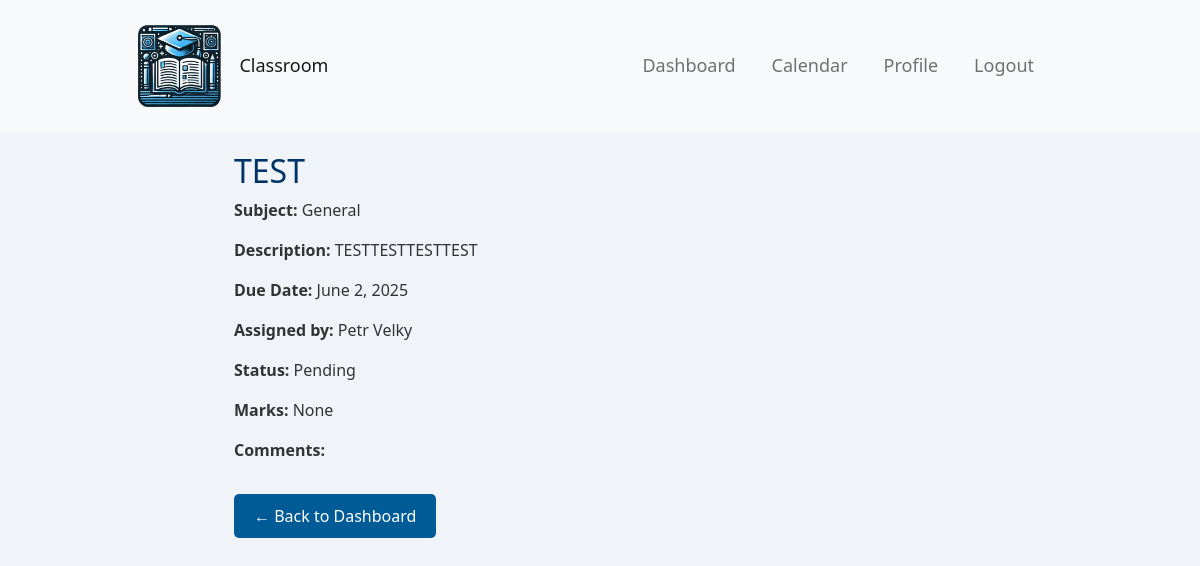
/homework/29/ (signed in), run on the app's committed database.
### polls/models.py (models this page shows, shortened)
class Homework(models.Model):
    subject = models.ForeignKey(Subject, on_delete=models.CASCADE, default=get_default_subject)
    title = models.CharField(max_length=200)
    description = models.TextField()
    assigned_date = models.DateField(default=timezone.now)
    due_date = models.DateField()
    file = models.FileField(upload_to='homework_files/', null=True, blank=True)
    teacher = models.ForeignKey(settings.AUTH_USER_MODEL, on_delete=models.CASCADE, related_name='homeworks')
    students = models.ManyToManyField(settings.AUTH_USER_MODEL, related_name='homework_assigned', blank=True)
    group = models.ForeignKey(Group, on_delete=models.SET_NULL, null=True, blank=True, related_name="homeworks")

class Subject(models.Model):
    name = models.CharField(max_length=100)
    def __str__(self):
        return self.name

class CustomUser(AbstractUser):
    is_student = models.BooleanField(default=False)
    is_teacher = models.BooleanField(default=False)
    age = models.IntegerField(null=True, blank=True)
    profile_picture = models.ImageField(upload_to='profile_pictures/', null=True, blank=True)
    bio = models.TextField(null=True, blank=True)
    group = models.ForeignKey(Group, on_delete=models.SET_NULL, null=True, blank=True, related_name="members")

class Submission(models.Model):
    STATUS_CHOICES = [
        ('pending', 'Pending'),
        ('returned', 'Returned for redo'),
        ('graded', 'Graded'),
    ]
    student = models.ForeignKey(settings.AUTH_USER_MODEL, on_delete=models.CASCADE, related_name='submissions')
    homework = models.ForeignKey(Homework, on_delete=models.CASCADE, related_name='submissions')
    submitted_on = models.DateTimeField(auto_now_add=True)
    marks = models.IntegerField(null=True, blank=True)
    comments_teacher = models.TextField(null=True, blank=True)
    comments_student = models.TextField(null=True, blank=True)
    allow_resubmission = models.BooleanField(default=False)
    status = models.CharField(max_length=10, choices=STATUS_CHOICES, default='pending')

### polls/views.py (the view)
# urls.py: path('homework/<int:pk>/', polls.views.homework_detail, name='homework_detail'),
@login_required
def homework_detail(request, pk):
    homework = get_object_or_404(Homework, pk=pk)
    submission = homework.submissions.filter(student=request.user).first()
    return render(request, 'homework_detail.html', {
        'homework': homework,
        'submission': submission
    })

### templates/homework_detail.html (shortened to what this page needs)
{% extends 'base.html' %}
{% block content %}
    <div class="container">
        <h2>{{ homework.title }}</h2>
        <p><strong>Subject:</strong> {{ homework.subject }}</p>
        <p><strong>Description:</strong> {{ homework.description }}</p>
        <p><strong>Due Date:</strong> {{ homework.due_date }}</p>
        <p><strong>Assigned by:</strong> {{ homework.teacher.get_full_name }}</p>
        {% if submission %}
            <p><strong>Status:</strong> {{ submission.get_status_display }}</p>
            <p><strong>Marks:</strong> {{ submission.marks }}</p>
            <p><strong>Comments:</strong> {{ submission.comments }}</p>
        {% else %}
            <p><em>No submission yet.</em></p>
        {% endif %}
        <a href="{% url 'dashboard' %}" class="btn btn-secondary mt-3">← Back to Dashboard</a>
    </div>
{% endblock %}

### static/styles/base/global.css (style rules this page uses)
body, html { margin: 0; padding: 0; font-family: 'Segoe UI', Tahoma, Geneva, Verdana, sans-serif; background-color: #f0f4f8; color: #333; }
h1, h2, h3, h4, h5, h6 { color: #003366; }
.container { padding: 10px; max-width: 80%; }

### static/styles/calendar.css (style rules this page uses)
a { color:snow; }

### static/styles/base/elements.css (style rules this page uses)
.btn { padding: 10px 20px; border: none; border-radius: 5px; background-color: #005b96; color: white; font-size: 16px; cursor: pointer; }

### data on the page
Homework: title "TEST", subject "General", description "TESTTESTTESTTEST", due_date "June 2, 2025", teacher.get_full_name "Petr Velky"
Submission: status "Pending", marks "None"
